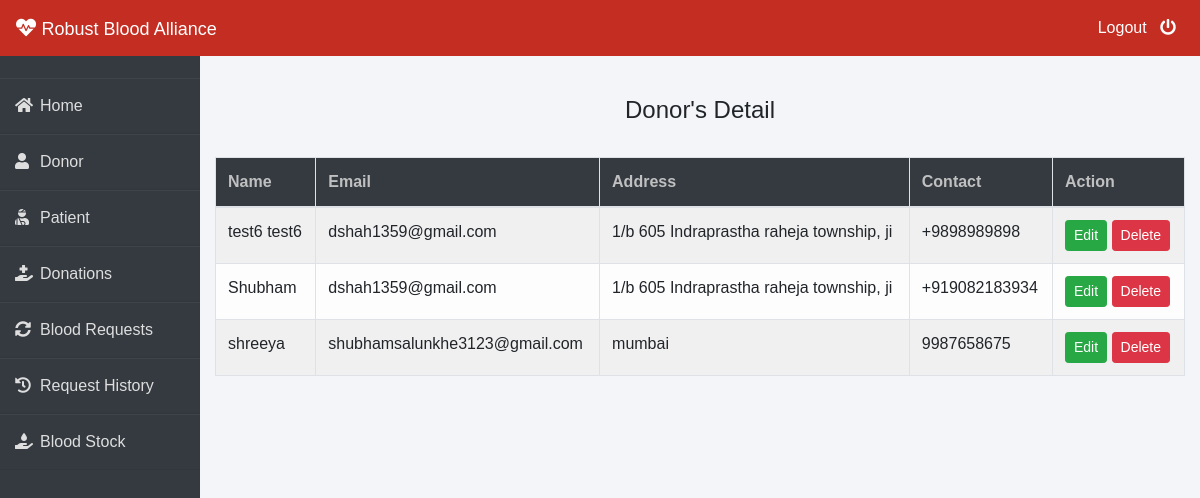
Screenshot of /admin-donor (signed in) with the database file from the repository.
### donor/models.py (models this page shows, shortened)
class Donor(models.Model):
    user = models.OneToOneField(User, on_delete=models.CASCADE)
    profile_pic = models.ImageField(upload_to='profile_pic/Donor/', null=True, blank=True)
    email = models.EmailField(max_length=254, default='')
    address = models.CharField(max_length=40)
    mobile = models.CharField(max_length=20, null=False)
    @property
    def get_name(self):
        return self.user.first_name + " " + self.user.last_name

### blood/views.py (the view)
# urls.py: path('admin-donor', views.admin_donor_view,name='admin-donor'),
@login_required(login_url='adminlogin')
def admin_donor_view(request):
    donors = dmodels.Donor.objects.all()
    requests = models.BloodRequest.objects.all().filter(status='Pending')
    mylist = []
    for t in donors:
        mylist.append(t.email)
        print(t.email)
    req = []
    don = []
    for r in requests:
        print(r.request_by_patient)
        req.append("Patient Name:"+str(r.request_by_patient) + "\n" + "Blood Group:" + r.bloodgroup + " \n" + "Unit:"+str(r.unit)+"ml")
    lol_string = ' '.join(map(str, req))
    message = f'{lol_string} ml'
    message += f'\nPlease Visit Any of the Nearby Blood Banks\n\n'
    message += f'\n1. ACTREC BLOOD BANK , Mumbai\n\n'
    message += f'2. KEM HOSPITAL BLOOD BANK, Mumbai\n\n'
    message += f'3. BYTCO HOSPITAL BLOOD BANK, Mumbai\n\n'
    message += f'4. KEM HOSPITAL BLOOD BANK, Mumbai\n\n'
    message += f'5. BYTCO HOSPITAL BLOOD BANK, Mumbai\n\n'
    email_from = settings.EMAIL_HOST_USER
    send_mail('Blood Requirement!!', message, email_from, mylist)
    print("Send")
    return render(request, 'blood/admin_donor.html', {'donors': donors})

### patient/models.py (called while the page is built)
    def __str__(self):
        return self.user.first_name

### templates/blood/admin_donor.html
{% extends 'blood/adminbase.html' %}
{% block content %}
{% load widget_tweaks %}
{%load static%}
<br><br>
<div class="container">
    <H4 class="text-center">Donor's Detail</H4><br>
    <table class="table table-light table-hover table-bordered table-striped">
        <thead class="bg-dark">
            <tr>
                <th scope="col" style="color: rgb(192, 192, 192);">Name</th>
                <th scope="col" style="color: rgb(192, 192, 192);">Email</th>
                <th scope="col" style="color: rgb(192, 192, 192);">Address</th>
                <th scope="col" style="color: rgb(192, 192, 192);">Contact</th>
                <th style="color: rgb(192, 192, 192);">Action</th>
            </tr>
        </thead>
        <tbody>
            {% for t in donors %}
            <tr>
                <td> {{t.get_name}}</td>
                <td>{{t.email}}</td>
                <td>{{t.address}}</td>
                <td>{{t.mobile}}</td>
                <td>
                    <button class="btn btn-success btn-sm"><a  style="text-decoration: none;color: white;" href="{% url 'update-donor' t.id  %}">Edit</a> </button>
                    <button class="btn btn-danger btn-sm"><a  style="text-decoration: none;color: white;" href="{% url 'delete-donor' t.id  %}">Delete</a> </button>
                </td>
            </tr>
            {% endfor %}
        </tbody>
    </table>
</div>
{% endblock content %}

### templates/blood/adminbase.html (style rules this page uses)
* { margin: 0; padding: 0; box-sizing: border-box; list-style: none; text-decoration: none; font-family: 'Josefin Sans', sans-serif; }
body { background-color: #f3f5f9; }

### rows the page displays
Donor: get_name "test6 test6", email "dshah1359@gmail.com", address "1/b 605 Indraprastha raheja township, ji", mobile "+9898989898"
Donor: get_name "Shubham", email "dshah1359@gmail.com", address "1/b 605 Indraprastha raheja township, ji", mobile "+919082183934"
Donor: get_name "shreeya", email "shubhamsalunkhe3123@gmail.com", address "mumbai", mobile "9987658675"
